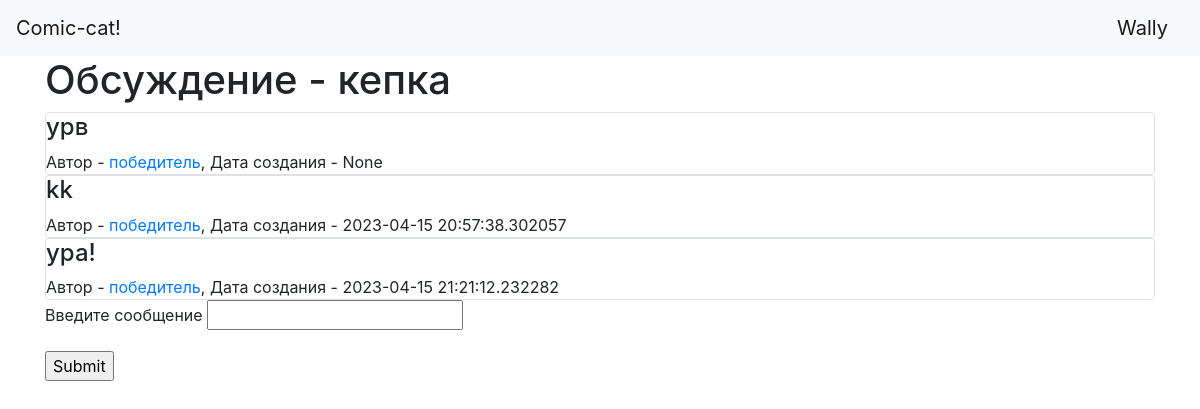
Page /discussions/1 (signed in) on the committed database.
### data/users.py (models this page shows, shortened)
class User(SqlAlchemyBase, UserMixin, SerializerMixin):
    __tablename__ = 'users'
    id = sqlalchemy.Column(sqlalchemy.Integer,
                           primary_key=True, autoincrement=True)
    name = sqlalchemy.Column(sqlalchemy.String, nullable=True)
    about = sqlalchemy.Column(sqlalchemy.String, nullable=True)
    email = sqlalchemy.Column(sqlalchemy.String,
                              index=True, unique=True, nullable=True)
    hashed_password = sqlalchemy.Column(sqlalchemy.String, nullable=True)
    created_date = sqlalchemy.Column(sqlalchemy.DateTime,
                                     default=datetime.datetime.now)
    favorites = sqlalchemy.Column(sqlalchemy.String, nullable=True)
    comics = sqlalchemy.Column(sqlalchemy.String, nullable=True)
    discussions = orm.relationship("Discussions", back_populates='user')
    posts = orm.relationship("Posts", back_populates='user')

### data/discussions.py (models this page shows)
class Discussions(SqlAlchemyBase, SerializerMixin):
    __tablename__ = 'discussions'
    id = sqlalchemy.Column(sqlalchemy.Integer,
                           primary_key=True, autoincrement=True)
    title = sqlalchemy.Column(sqlalchemy.String, nullable=True)
    content = sqlalchemy.Column(sqlalchemy.String, nullable=True)
    created_date = sqlalchemy.Column(sqlalchemy.DateTime,
                                     default=datetime.datetime.now)
    is_published = sqlalchemy.Column(sqlalchemy.Boolean, default=True)
    user_id = sqlalchemy.Column(sqlalchemy.Integer,
                                sqlalchemy.ForeignKey("users.id"))
    user = orm.relationship('User')
    categories = orm.relationship("Category",
                                  secondary="association",
                                  backref="news")
    posts = orm.relationship("Posts", back_populates='discussion')

### data/posts.py (models this page shows)
class Posts(SqlAlchemyBase, SerializerMixin):
    __tablename__ = 'posts'
    id = sqlalchemy.Column(sqlalchemy.Integer,
                           primary_key=True, autoincrement=True)
    content = sqlalchemy.Column(sqlalchemy.String, nullable=True)
    created_date = sqlalchemy.Column(sqlalchemy.DateTime,
                                     default=datetime.datetime.now)
    user_id = sqlalchemy.Column(sqlalchemy.Integer,
                                sqlalchemy.ForeignKey("users.id"))
    user = orm.relationship('User')
    discussion_id = sqlalchemy.Column(sqlalchemy.Integer,
                                      sqlalchemy.ForeignKey("discussions.id"))
    discussion = orm.relationship('Discussions')

### main.py (the view, shortened to what this page needs)
@app.route('/discussions/<int:id>', methods=['GET', 'POST'])
def discussion(id):
    db_sess = db_session.create_session()
    disc = db_sess.query(Discussions).filter(Discussions.id == id)[0]
    posts = db_sess.query(Posts).filter(Posts.discussion_id == id)
    leng = len([i for i in posts])
    return render_template("discussion.html", posts=posts, disc=disc, leng=leng)

### data/db_session.py (called while the page is built)
def create_session() -> Session:
    global __factory
    return __factory()

### main.py (called while the page is built)
@login_manager.user_loader
def load_user(user_id):
    db_sess = db_session.create_session()
    return db_sess.query(User).get(user_id)

### templates/discussion.html (shortened to what this page needs)
{% extends "base.html" %}
{% block content %}
<h1>Обсуждение - {{disc.title}}</h1>
{% if leng > 0 %}
    {% for item in posts%}
    <div class="col-md6 border rounded">
        <h4>{{item.content}}</h4>
        <div>
            Автор - <a href="/users/{{ item.user.id }}"> {{item.user.name}}</a>, Дата создания - {{item.created_date}}
        </div>
    </div>
    {% endfor %}
{% else %}
    <div>
        <h3>В этом обсуждении пока нет постов</h3>
    </div>
{% endif %}
{% if current_user.is_authenticated %}
<form action="" method="post">
    <p>
        <label for="content"> Введите сообщение </label>
        <input type="text" name="content" id="content">
    </p>
    <p>
	    <input type="submit">
	</p>
</form>
{% endif %}
{% endblock %}

### templates/base.html (shortened to what this page needs)
<!doctype html>
<html lang="en">
<head>
    <link rel="stylesheet"
          href="https://stackpath.bootstrapcdn.com/bootstrap/4.4.1/css/bootstrap.min.css"
>
</head>
<body>
<header>
    <nav class="navbar navbar-light bg-light">
        <a class="navbar-brand" href="/">Comic-cat!</a>
        {% if current_user.is_authenticated %}
            <a class="navbar-brand" href="/logout">{{ current_user.name }}</a>
        {% else %}
            <p>
                <a class="btn btn-primary " href="/register">Зарегистрироваться</a>
                <a class="btn btn-success" href="/login">Войти</a>
            </p>
        {% endif %}
    </nav>
</header>
<main role="main" class="container">
    {% block content %}{% endblock %}
</main>
</body>
</html>

### rows in the picture
User: name "Wally"
Discussions: title "кепка"
Posts: content "урв", user.name "победитель", created_date "None"
Posts: content "kk", user.name "победитель", created_date "2023-04-15 20:57:38.302057"
Posts: content "ура!", user.name "победитель", created_date "2023-04-15 21:21:12.232282"
